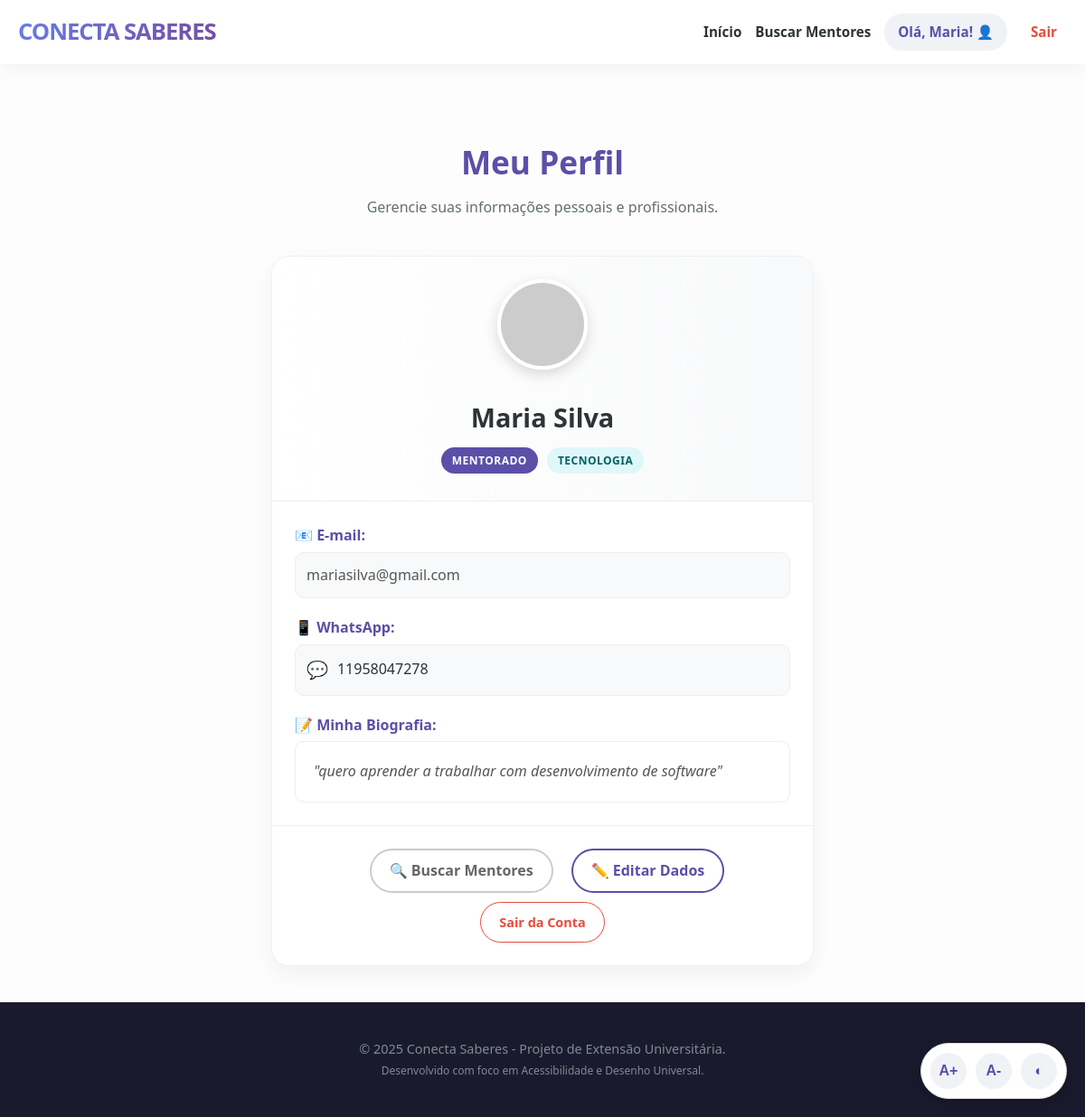
The app's page /perfil (signed in) with its own data.
### tables this page shows
CREATE TABLE usuarios (
            id INTEGER PRIMARY KEY AUTOINCREMENT,
            nome TEXT NOT NULL,
            email TEXT UNIQUE NOT NULL,
            senha TEXT NOT NULL,
            tipo TEXT NOT NULL,
            whatsapp TEXT,
            area TEXT,
            bio TEXT
        );

### app.py (the view)
@app.route('/perfil')
def perfil():
    if 'user_id' not in session:
        return redirect(url_for('login'))
    conn = get_db()
    usuario = conn.execute('SELECT * FROM usuarios WHERE id = ?', (session['user_id'],)).fetchone()
    conn.close()
    return render_template('perfil.html', usuario=usuario)

### app.py (called while the page is built)
def get_db():
    conn = sqlite3.connect(DB_NAME)
    conn.row_factory = sqlite3.Row # Permite acessar colunas pelo nome (ex: usuario['email'])
    return conn

### templates/perfil.html (shortened to what this page needs)
{% extends 'base.html' %}
{% block content %}
<div class="container-match">
    <div style="text-align: center; margin-bottom: 40px;">
        <h2 class="titulo-secao" style="margin-bottom: 10px;">Meu Perfil</h2>
        <p style="color: #636e72;">Gerencie suas informações pessoais e profissionais.</p>
    </div>
    <div class="card-mentor" style="max-width: 600px; margin: 0 auto; cursor: default; transform: none;">
        <div class="card-header" style="flex-direction: column; text-align: center; padding-bottom: 30px;">
            <img src="https://ui-avatars.com/api/?name={{ usuario['nome'] }}&background=random&color=fff&size=128&bold=true"
                 alt="Foto de {{ usuario['nome'] }}"
                 style="width: 100px; height: 100px; border-radius: 50%; border: 4px solid white; box-shadow: 0 5px 15px rgba(0,0,0,0.15); margin-bottom: 15px;">
            <div>
                <h3 style="font-size: 1.8rem; margin-bottom: 10px;">{{ usuario['nome'] }}</h3>
                <div style="display: flex; gap: 10px; justify-content: center;">
                    <span class="tag-area" style="background-color: var(--primary-solid); color: white;">
                        {{ usuario['tipo'] | capitalize }}
                    </span>
                    <span class="tag-area">
                        {{ usuario['area'] }}
                    </span>
                </div>
            </div>
        </div>
        <div class="card-body">
            <div style="margin-bottom: 20px;">
                <label style="font-weight: bold; color: var(--primary-solid); display: block; margin-bottom: 5px;">📧 E-mail:</label>
                <div style="background: #f8f9fa; padding: 12px; border-radius: 10px; border: 1px solid #eee; color: #555;">
                    {{ usuario['email'] }}
                </div>
            </div>
            <div style="margin-bottom: 20px;">
                <label style="font-weight: bold; color: var(--primary-solid); display: block; margin-bottom: 5px;">📱 WhatsApp:</label>
                <div style="background: #f8f9fa; padding: 12px; border-radius: 10px; border: 1px solid #eee; display: flex; align-items: center; gap: 10px; font-weight: 500;">
                    <span style="font-size: 1.2rem;">💬</span>
                    {{ usuario['whatsapp'] }}
                </div>
            </div>
            <div>
                <label style="font-weight: bold; color: var(--primary-solid); display: block; margin-bottom: 5px;">📝 Minha Biografia:</label>
                <div style="background: #fff; padding: 20px; border-radius: 10px; border: 1px solid #eee; font-style: italic; color: #555; line-height: 1.6;">
                    "{{ usuario['bio'] }}"
                </div>
            </div>
        </div>
        <div class="card-footer" style="text-align: center; display: flex; gap: 10px; justify-content: center; flex-wrap: wrap; padding: 25px;">
            {% if usuario['tipo'] == 'mentorado' %}
                <a href="{{ url_for('match') }}" class="btn-secondary" style="color: #666; border-color: #ccc; padding: 10px 20px;">
                    🔍 Buscar Mentores
                </a>
            {% endif %}
            <a href="{{ url_for('editar_perfil') }}" class="btn-secondary" style="border-color: var(--primary-solid); color: var(--primary-solid); padding: 10px 20px;">
                ✏️ Editar Dados
            </a>
            <a href="{{ url_for('logout') }}" class="btn-sair" style="padding: 10px 20px; border: 1px solid #e74c3c; border-radius: 50px; background: white; font-weight: bold; text-decoration: none; color: #e74c3c;">
                Sair da Conta
            </a>
        </div>
    </div>
</div>
{% endblock %}

### static/css/style.css (style rules this page uses)
:root { --gradient-primary: linear-gradient(135deg, #667eea 0%, #764ba2 100%); --gradient-accent: linear-gradient(135deg, #ff9966 0%, #ff5e62 100%); --primary-solid: #5b4fa8; --text-dark: #2d3436; --text-light: #636e72; --bg-body: #fdfdfd; --white: #ffffff; --card-border: #f0f0f0; --tag-bg: #e0f7fa; --tag-text: #006064; }
* { box-sizing: border-box; margin: 0; padding: 0; }
body { font-family: 'Segoe UI', 'Roboto', Helvetica, Arial, sans-serif; line-height: 1.6; background-color: var(--bg-body); color: var(--text-dark); display: flex; flex-direction: column; min-height: 100vh; }
a { text-decoration: none; transition: all 0.3s ease; }
.btn-sair { color: #e74c3c !important; font-size: 0.9rem; padding: 5px 10px; border: 1px solid transparent; border-radius: 5px; }
.btn-secondary { display: inline-block; border: 2px solid rgba(255,255,255,0.5); color: white; padding: 13px 33px; border-radius: 50px; font-weight: bold; margin-left: 10px; cursor: pointer; text-decoration: none; }
.titulo-secao { text-align: center; font-size: 2.2rem; color: var(--primary-solid); margin-bottom: 50px; font-weight: 800; }
.container-match { max-width: 1100px; margin: 0 auto; padding: 40px 20px; }
.card-mentor { background: var(--white); border-radius: 20px; overflow: hidden; box-shadow: 0 10px 25px rgba(0,0,0,0.05); border: 1px solid var(--card-border); transition: all 0.3s; display: flex; flex-direction: column; }
.card-header { background: linear-gradient(to right, #ffffff, #f8f9fa); padding: 25px; border-bottom: 1px solid #eee; display: flex; align-items: center; gap: 15px; }
.card-header h3 { font-size: 1.2rem; color: var(--text-dark); margin-bottom: 5px; }
.tag-area { background-color: var(--tag-bg); color: var(--tag-text); font-size: 0.75rem; padding: 5px 12px; border-radius: 30px; font-weight: 700; text-transform: uppercase; letter-spacing: 0.5px; }
.card-body { padding: 25px; flex-grow: 1; }
.card-footer { padding: 20px 25px; background: #fff; border-top: 1px solid #f0f0f0; }

### records on screen
usuarios: nome "Maria Silva", tipo "MENTORADO", area "TECNOLOGIA", email "mariasilva@gmail.com", whatsapp "11958047278", bio "quero aprender a trabalhar com desenvolvimento de software"

### other values on screen
{{ session.get('user_nome').split()[0] }} "Maria"
